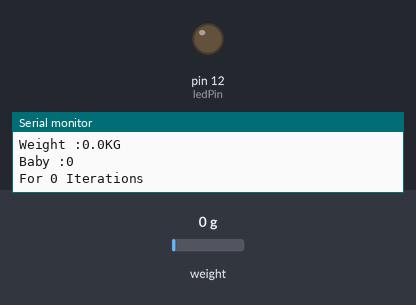
A sketch run on a simulated Arduino Uno, built with avr-gcc and run on an emulated ATmega328P. On the bench: output pins drawn as LEDs (lit = HIGH), the last lines printed to the serial monitor. Inputs (shaded band) come from the test bench; at power-on: weight on the scale 0 g.

Above: at 4.2 s.
4.3 s: weight on the scale set to 95 g
5.8 s: weight on the scale set to 110 g
At 6.81 s:
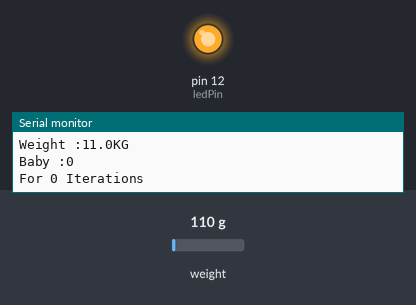
Timing chart, 0 to 14.9 s (numbered marks = the images above; inputs shaded):
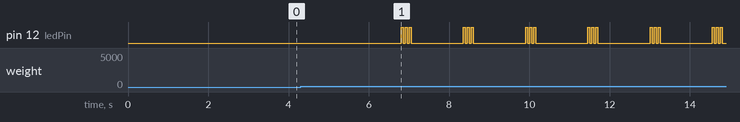

Measured:
- the behaviour switches between 99 and 100 g on weight on the scale (found by bisection; images 0 and 1)
- after the input at 5.8 s, pin 12 (ledPin): LOW → HIGH after 1.0 s, then repeats every 1.6 s: 2 × (LOW 0.05 s, HIGH 0.05 s), LOW 1.3 s, HIGH 0.05 s

The sketch:

NCLB.ino
```cpp
#include <HX711.h>
// HX711.DOUT  - pin A0
// HX711.PD_SCK - pin A1
HX711 scale(A0, A1);

boolean isWeight;
const int ledPin = 12;
int tareWeightValue;
int iterationNumber;
int delayTime = 50;
int weightValue;
int errorMarginIterationNumber = 0;

void setup() {
  // put your setup code here, to run once:
  Serial.begin(38400);
scale.set_scale(2280.f);    // this value is obtained by calibrating the scale with known weights; see the README for details
scale.tare();

tareWeightValue = scale.read_average(20);  //the wieght before the fat baby sits down

iterationNumber = 0;
pinMode(ledPin, OUTPUT);
}

void loop() {
  // put your main code here, to run repeatedly:


  Serial.print("Weight :");                        // ---------Weight in terms of KG-------------
  Serial.print(scale.get_units()*0.1, 1);
  Serial.println("KG");

  Serial.print("Baby :");
  Serial.println(isWeight);
  Serial.print("For ");
  Serial.print(iterationNumber);
  Serial.println(" Iterations");
  Serial.println();

  weightValue = (scale.get_units()*0.1);

  if (abs(weightValue)>=10){
      isWeight = true;
      digitalWrite(ledPin, HIGH);
      delay(delayTime);
      digitalWrite(ledPin, LOW);
      delay(delayTime);
      digitalWrite(ledPin, HIGH);
      delay(delayTime);
      digitalWrite(ledPin, LOW);
      delay(delayTime);
      digitalWrite(ledPin, HIGH);
      delay(delayTime);
      digitalWrite(ledPin, LOW);
      delay(100);
      iterationNumber = ((iterationNumber)+1);

  } else {
      digitalWrite(ledPin, LOW);
      errorMarginIterationNumber = ((errorMarginIterationNumber)+1);
      if (errorMarginIterationNumber = 3){
        errorMarginIterationNumber = 0;
        iterationNumber = 0;
      }
  }
 delay(1000);
}
```
